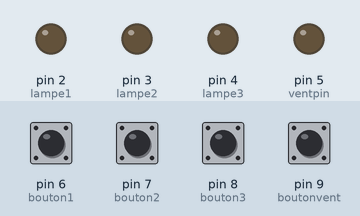
Recording of a sketch running on a simulated Arduino Uno, built with avr-gcc and run on an emulated ATmega328P. On the bench: output pins drawn as LEDs (lit = HIGH). The test bench sets the inputs (shaded band); at power-on: pin 6 (bouton1), pin 7 (bouton2), pin 8 (bouton3), pin 9 (boutonvent) HIGH.

Above: at 1.2 s.
1.3 s: pin 6 (bouton1) pulled LOW for 0.15 s
At 1.8 s:
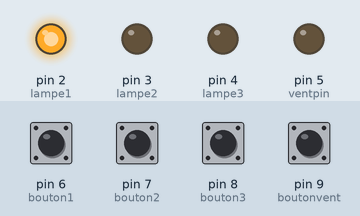
3.0 s: pin 7 (bouton2) pulled LOW for 0.15 s
At 4.2 s:
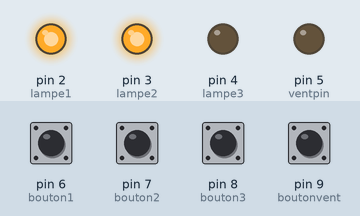
4.7 s: pin 8 (bouton3) pulled LOW for 0.15 s
At 5.5 s:
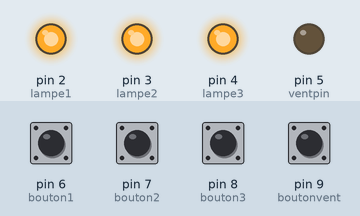
6.4 s: pin 9 (boutonvent) pulled LOW for 0.15 s
At 7.8 s:
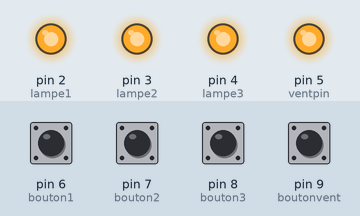
8.1 s: pin 6 (bouton1) pulled LOW for 1 s
At 9.3 s:
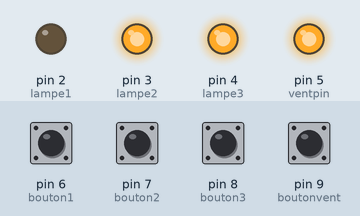
10.6 s: pin 7 (bouton2) pulled LOW for 1 s
At 11.2 s:
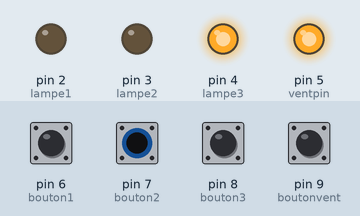
Timing chart, 0 to 13.6 s (numbered marks = the images above; inputs shaded):
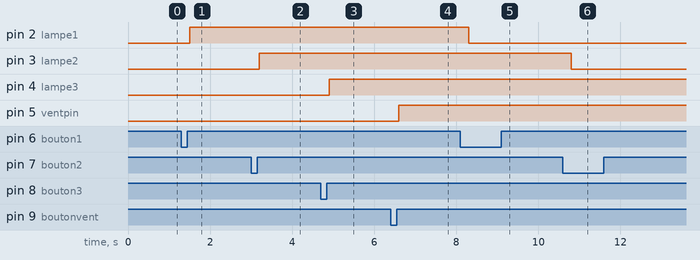

The sketch:

controle_Manuel.ino
```cpp
int lampe1 = 2; // Pin associée à lampe1
int lampe2 = 3; // Pin associée à lampe2
int lampe3 = 4; // Pin associée à lampe3
int ventpin = 5; // Pin associée au ventilateur

int bouton1 = 6; // Pin associée à bouton1
int bouton2 = 7; // Pin associée à bouton2
int bouton3 = 8; // Pin associée à bouton3
int boutonvent = 9; // Pin associée à boutonvent

bool lampe1State = false; // État de lampe1
bool lampe2State = false; // État de lampe2
bool lampe3State = false; // État de lampe3
bool ventState = false; // État du ventilateur

void setup() {
  pinMode(lampe1, OUTPUT);
  pinMode(lampe2, OUTPUT);
  pinMode(lampe3, OUTPUT);
  pinMode(ventpin, OUTPUT);

  pinMode(bouton1, INPUT_PULLUP);
  pinMode(bouton2, INPUT_PULLUP);
  pinMode(bouton3, INPUT_PULLUP);
  pinMode(boutonvent, INPUT_PULLUP);

  digitalWrite(lampe1, LOW);
  digitalWrite(lampe2, LOW);
  digitalWrite(lampe3, LOW);
  digitalWrite(ventpin, LOW);
}

void loop() {
  // Gestion du bouton 1 pour lampe 1
  if (digitalRead(bouton1) == LOW) {
    delay(200); // Anti-rebond
    lampe1State = !lampe1State; // Inverse l'état de la lampe
    digitalWrite(lampe1, lampe1State ? HIGH : LOW); // Allume ou éteint la lampe en fonction de l'état
    while(digitalRead(bouton1) == LOW); // Attendre que le bouton soit relâché
  }

  // Gestion du bouton 2 pour lampe 2
  if (digitalRead(bouton2) == LOW) {
    delay(200); // Anti-rebond
    lampe2State = !lampe2State; // Inverse l'état de la lampe
    digitalWrite(lampe2, lampe2State ? HIGH : LOW); // Allume ou éteint la lampe en fonction de l'état
    while(digitalRead(bouton2) == LOW); // Attendre que le bouton soit relâché
  }

  // Gestion du bouton 3 pour lampe 3
  if (digitalRead(bouton3) == LOW) {
    delay(200); // Anti-rebond
    lampe3State = !lampe3State; // Inverse l'état de la lampe
    digitalWrite(lampe3, lampe3State ? HIGH : LOW); // Allume ou éteint la lampe en fonction de l'état
    while(digitalRead(bouton3) == LOW); // Attendre que le bouton soit relâché
  }

  // Gestion du bouton pour le ventilateur
  if (digitalRead(boutonvent) == LOW) {
    delay(200); // Anti-rebond
    ventState = !ventState; // Inverse l'état du ventilateur
    digitalWrite(ventpin, ventState ? HIGH : LOW); // Allume ou éteint le ventilateur en fonction de l'état
    while(digitalRead(boutonvent) == LOW); // Attendre que le bouton soit relâché
  }
}
```

Measured:
- after the input at 1.3 s, pin 2 (lampe1): LOW → HIGH after 0.20 s
- after the input at 3.0 s, pin 3 (lampe2): LOW → HIGH after 0.20 s
- after the input at 4.7 s, pin 4 (lampe3): LOW → HIGH after 0.20 s
- after the input at 6.4 s, pin 5 (ventpin): LOW → HIGH after 0.20 s
- after the input at 8.1 s, pin 2 (lampe1): HIGH → LOW after 0.20 s
- after the input at 10.6 s, pin 3 (lampe2): HIGH → LOW after 0.20 s
